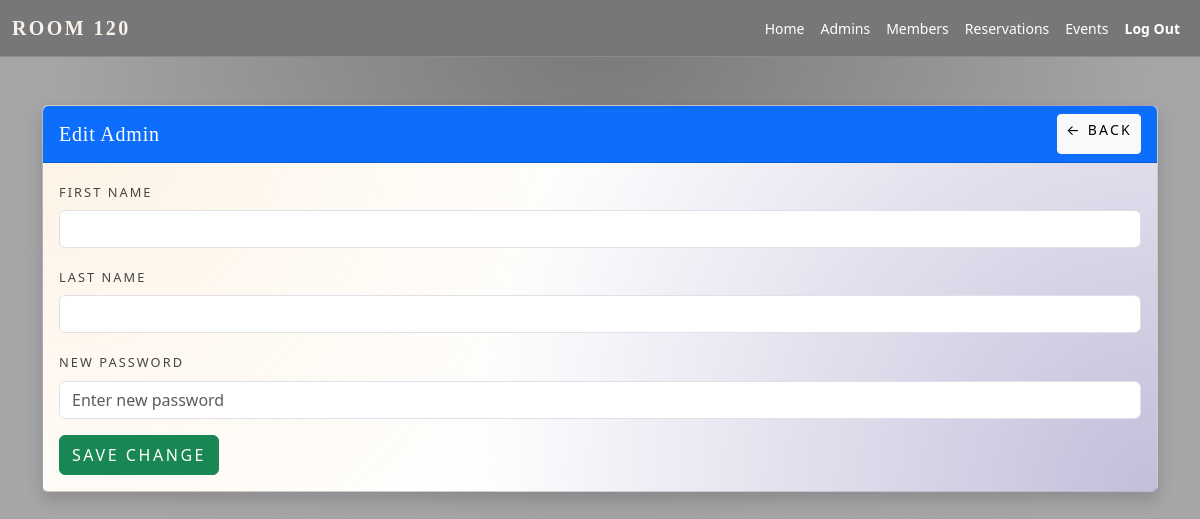
The app's page /edit-admin/256 (signed in), older data.
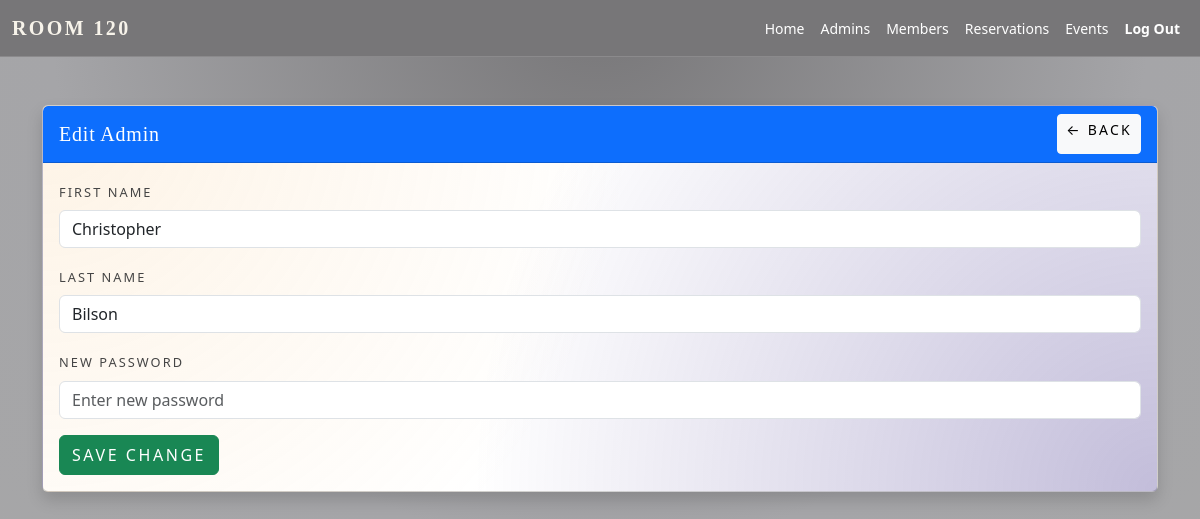
The same page, newer data.
### app.py (models this page shows, shortened)
class User(db.Model):
    id = db.Column(db.Integer, primary_key=True)
    username = db.Column(db.String(100), unique=True, nullable=False)
    password = db.Column(db.String(200), nullable=False)
    role = db.Column(db.String(10), nullable=False)
    first_name = db.Column(db.String(100))
    last_name = db.Column(db.String(100))
    email = db.Column(db.String(100))
    phone = db.Column(db.String(20))
    member_number = db.Column(db.String(100))
    active = db.Column(db.Boolean, default=True)
    membership_type = db.Column(db.String(20), default='single')
    amount_spent = db.Column(db.Float, default=0.0)
    amount_owed = db.Column(db.Float, default=0.0)
    tax_owed = db.Column(db.Float, default=0.0)
    tax_paid = db.Column(db.Float, default=0.0)
    gratuity_owed = db.Column(db.Float, default=0.0)
    gratuity_paid = db.Column(db.Float, default=0.0)
    minimum_adjustment = db.Column(db.Float, default=0.0)
    invoices = db.relationship('Invoice', back_populates='member', cascade='all, delete-orphan')
    reservations = db.relationship('Reservation', back_populates='user', cascade='all, delete-orphan')
    notes_received = db.relationship('Note', foreign_keys='Note.member_id', back_populates='member', cascade='all, delete-orphan')
    notes_written = db.relationship('Note', foreign_keys='Note.author_id', back_populates='author', cascade='all, delete-orphan')
    orders = db.relationship('Order', back_populates='user', cascade='all, delete-orphan')

### app.py (the view)
@app.route('/edit-admin/<int:user_id>', methods=['GET', 'POST'])
def edit_admin(user_id):
    if session.get('role') != 'admin':
        return redirect(url_for('home'))
    admin = User.query.get(user_id)
    if request.method == 'POST':
        admin.first_name = request.form['first_name']
        admin.last_name = request.form['last_name']
        admin.password = request.form['password']
        db.session.commit()
        return redirect(url_for('manage_admins'))
    return render_template('edit_admin.html', admin=admin)

### app.py (called while the page is built)
@app.before_request
def enable_foreign_keys():
    db.session.execute(text('PRAGMA foreign_keys = ON'))

@app.context_processor
def inject_user():
    return dict(current_user=current_user)

### templates/edit_admin.html (shortened to what this page needs)
{% extends "base.html" %}
{% block content %}
<div class="container mt-5">
  <div class="card shadow">
    <div class="card-header bg-primary text-white d-flex justify-content-between align-items-center">
      <h5 class="mb-0">Edit Admin</h5>
      <a href="{{ url_for('manage_admins') }}" class="btn btn-light btn-sm">← Back</a>
    </div>
    <div class="card-body">
      <form method="POST">
        <div class="mb-3">
          <label for="first_name" class="form-label">First Name</label>
          <input type="text" class="form-control" id="first_name" name="first_name" value="{{ admin.first_name }}" required>
        </div>
        <div class="mb-3">
          <label for="last_name" class="form-label">Last Name</label>
          <input type="text" class="form-control" id="last_name" name="last_name" value="{{ admin.last_name }}" required>
        </div>
        <div class="mb-3">
          <label for="password" class="form-label">New Password</label>
          <input type="password" class="form-control" id="password" name="password" placeholder="Enter new password" required>
        </div>
        <button type="submit" class="btn btn-success">Save Change</button>
      </form>
    </div>
  </div>
</div>
{% endblock %}

### templates/base.html (shortened to what this page needs)
<!DOCTYPE html>
<html lang="en">
<head>
  <link rel="stylesheet" href="{{ url_for('static', filename='style_member.css') }}">
  <link href="https://cdn.jsdelivr.net/npm/bootstrap@5.3.0/dist/css/bootstrap.min.css" rel="stylesheet">
  <link href="https://cdnjs.cloudflare.com/ajax/libs/font-awesome/6.5.1/css/all.min.css" rel="stylesheet">
<nav class="navbar navbar-expand-lg"
     style="background-color:#777678; border-bottom:1px solid rgba(255,255,255,0.15);">
  <div class="container-fluid">
    <a class="navbar-brand fw-bold"
       href="{{ url_for('home') }}"
       style="color:#ffffff; letter-spacing:0.12em; text-transform:uppercase;">
      Room 120
    </a>
    <div class="collapse navbar-collapse" id="mainNav">
      <ul class="navbar-nav ms-auto mb-2 mb-lg-0">
        {% if session.get('user_id') %}
          <li class="nav-item">
            <a class="nav-link" href="{{ url_for('home') }}" style="color:#f2f2f2;">Home</a>
          </li>
          {% if session.get('role') == 'admin' %}
            <li class="nav-item"><a class="nav-link" href="{{ url_for('manage_admins') }}" style="color:#f2f2f2;">Admins</a></li>
            <li class="nav-item"><a class="nav-link" href="{{ url_for('manage_members') }}" style="color:#f2f2f2;">Members</a></li>
            <li class="nav-item"><a class="nav-link" href="{{ url_for('admin_reservations') }}" style="color:#f2f2f2;">Reservations</a></li>
            <li class="nav-item"><a class="nav-link" href="{{ url_for('events') }}" style="color:#f2f2f2;">Events</a></li>
          {% endif %}
          <li class="nav-item">
            <a class="nav-link fw-semibold"
               href="{{ url_for('logout') }}"
               style="color:#fbe7e7;">Log Out</a>
          </li>
        {% else %}
          <li class="nav-item">
            <a class="nav-link" href="{{ url_for('login') }}" style="color:#f2f2f2;">Login</a>
          </li>
        {% endif %}
      </ul>
    </div>
  </div>
</nav>
  <main class="main-content">
    {% block content %}{% endblock %}
  </main>
</body>
</html>

### static/style_member.css (style rules this page uses)
:root { --bg: #56565b; --bg-elevated: #56565b; --bg-soft: #56565b; --border-subtle: #27273a; --accent: #f5b45c; --accent-soft: rgba(245, 180, 92, 0.14); --accent-strong: #ffcf7a; --text: #f7f3ea; --muted: #454545; --danger: #ff5c73; --radius-lg: 18px; --radius-pill: 999px; --shadow-soft: 0 18px 60px rgba(0, 0, 0, 0.7); --nav-h: 72px; }
html, body { height: 100%; }
html { scroll-behavior: smooth; }
h1, h2, h3, h4, h5 { font-family: "Playfair Display", serif; letter-spacing: 0.04em; }
a { color: var(--accent); text-decoration: none; }
.main-content, .container-main, .container-fluid { color: var(--text); }
.navbar-brand { font-family: "Playfair Display", serif; font-weight: 600; letter-spacing: 0.16em; text-transform: uppercase; font-size: 0.9rem; color: var(--text) !important; }
.navbar-nav .nav-link { display: inline-block; padding: 0.375rem 0.75rem; font-size: 0.875rem; font-weight: 400; line-height: 1.5; color: #fff !important; text-align: center; text-decoration: none; vertical-align: middle; cursor: pointer; border-radius: 4px; transition: color 0.15s ease-in-out, background-color 0.15s ease-in-out, border-color 0.15s ease-in-out, box-shadow 0.15s ease-in-out; }
.btn { display: inline-flex; align-items: center; justify-content: center; height: 40px; padding: 0 18px; border-radius: 4px; border-width: 1px; font-size: 0.85rem; text-transform: uppercase; letter-spacing: 0.16em; cursor: pointer; transition: background 0.18s ease, color 0.18s ease, border-color 0.18s ease, transform 0.16s ease, box-shadow 0.16s ease; }
.btn-secondary, .btn-outline-secondary, .btn-light, .btn-outline-light { background: transparent; color: var(--accent-strong); border-color: rgba(245, 180, 92, 0.6); }
.card { background: radial-gradient(circle at top left, rgba(245, 180, 92, 0.16), transparent 50%), radial-gradient(circle at bottom right, rgba(67, 50, 140, 0.32), transparent 58%), #0a0a12; border-radius: var(--radius-lg); border: 1px solid rgba(255, 255, 255, 0.06); box-shadow: var(--shadow-soft); color: var(--text); position: relative; overflow: hidden; }
.card-header, .card-footer { background: transparent; border-color: rgba(255, 255, 255, 0.08); }
.form-label, label { font-size: 0.8rem; text-transform: uppercase; letter-spacing: 0.16em; color: var(--muted); }
.form-control, .form-select, textarea.form-control { background: rgba(234, 234, 237, 0.9); border-radius: 10px; border: 1px solid rgba(255, 255, 255, 0.1); color: var(--text); padding: 9px 10px; font-size: 0.95rem; box-shadow: none; transition: border-color 0.18s ease, box-shadow 0.18s ease, background 0.18s ease; }
.form-control::placeholder { color: rgba(200, 190, 220, 0.4); }

Row changes from the older to the newer data that the page shows:
added User: first_name "Christopher", last_name "Bilson"
